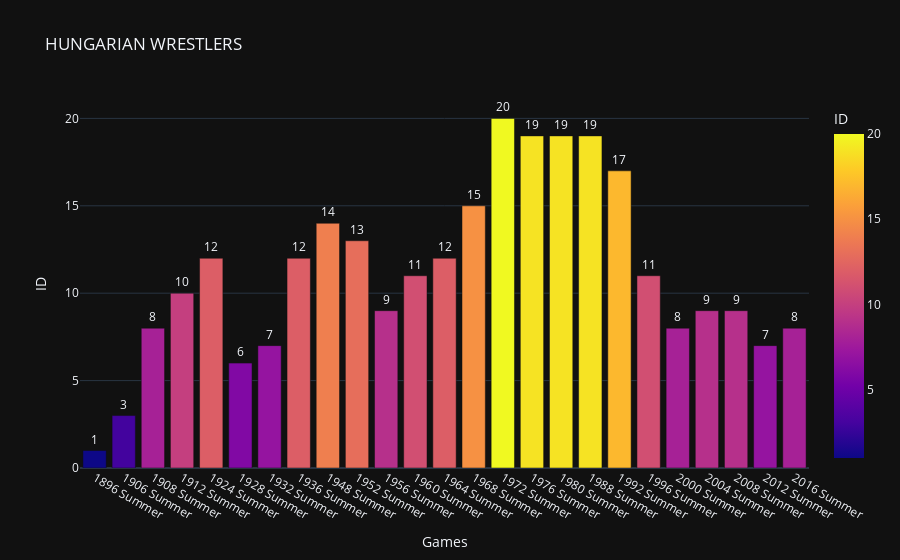

The code cell stored with this chart in its notebook:
### Code cell
fig = px.bar(
    wrestling_count,
    x='Games',
    y='ID',
    labels={'index':'Games'}, 
    title='HUNGARIAN WRESTLERS',
    text="ID", 
    color="ID",
    template = "plotly_dark",
)

fig.update_traces(textfont_size=12, textangle=0, textposition="outside", cliponaxis=False)
fig.show()

### Figure 1 — Plotly figure (JSON) as saved in the notebook; plotly's stock layout.template omitted (floating-point values rounded to 4 significant figures)
{"data": [{"alignmentgroup": "True", "cliponaxis": false, "hovertemplate": "Games=%{x}<br>ID=%{marker.color}<extra></extra>", "legendgroup": "", "marker": {"color": [1, 3, 8, 10, 12, 6, 7, 12, 14, 13, 9, 11, 12, 15, 20, 19, 19, 19, 17, 11, 8, 9, 9, 7, 8], "coloraxis": "coloraxis", "pattern": {"shape": ""}}, "name": "", "offsetgroup": "", "orientation": "v", "showlegend": false, "text": [1, 3, 8, 10, 12, 6, 7, 12, 14, 13, 9, 11, 12, 15, 20, 19, 19, 19, 17, 11, 8, 9, 9, 7, 8], "textangle": 0, "textfont": {"size": 12}, "textposition": "outside", "type": "bar", "x": ["1896 Summer", "1906 Summer", "1908 Summer", "1912 Summer", "1924 Summer", "1928 Summer", "1932 Summer", "1936 Summer", "1948 Summer", "1952 Summer", "1956 Summer", "1960 Summer", "1964 Summer", "1968 Summer", "1972 Summer", "1976 Summer", "1980 Summer", "1988 Summer", "1992 Summer", "1996 Summer", "2000 Summer", "2004 Summer", "2008 Summer", "2012 Summer", "2016 Summer"], "xaxis": "x", "y": [1, 3, 8, 10, 12, 6, 7, 12, 14, 13, 9, 11, 12, 15, 20, 19, 19, 19, 17, 11, 8, 9, 9, 7, 8], "yaxis": "y"}], "layout": {"barmode": "relative", "coloraxis": {"colorbar": {"title": {"text": "ID"}}, "colorscale": [[0, "#0d0887"], [0.1111, "#46039f"], [0.2222, "#7201a8"], [0.3333, "#9c179e"], [0.4444, "#bd3786"], [0.5556, "#d8576b"], [0.6667, "#ed7953"], [0.7778, "#fb9f3a"], [0.8889, "#fdca26"], [1, "#f0f921"]]}, "legend": {"tracegroupgap": 0}, "title": {"text": "HUNGARIAN WRESTLERS"}, "xaxis": {"anchor": "y", "domain": [0, 1], "title": {"text": "Games"}}, "yaxis": {"anchor": "x", "domain": [0, 1], "title": {"text": "ID"}}}}
